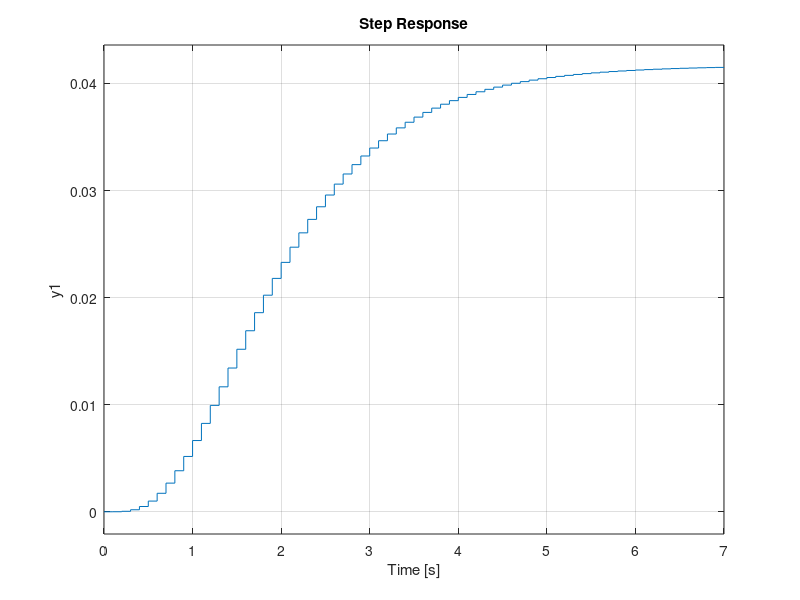

Write MATLAB code to recreate this figure. (Note: this script raises an error after producing the figure.)
clc;
clear all;
close all ;

%% Creat Data in Contino
Ac = [0 1 0 0;0 0 1 0;0 0 0 1;-24 -50 -35 -10];
Bc = [0 0 0 1]';
Cc = [1 0 0 0];
Dc = 0;

%% Data convert continu to discreat 

sys_c = ss(Ac,Bc,Cc,Dc);
Ts = 0.1;
sys_d = c2d (sys_c,Ts);
step (sys_d)
A = sys_d.a ; 
B = sys_d.b ; 
%% Solve LQR with idare
n = size(A,1);
R = 1;
Q = eye (n);
E = eye(n);
S = zeros(n , 1);
[P_lqr,K_lqr,L_lqr] = idare(A,B,Q,R,S,E);

